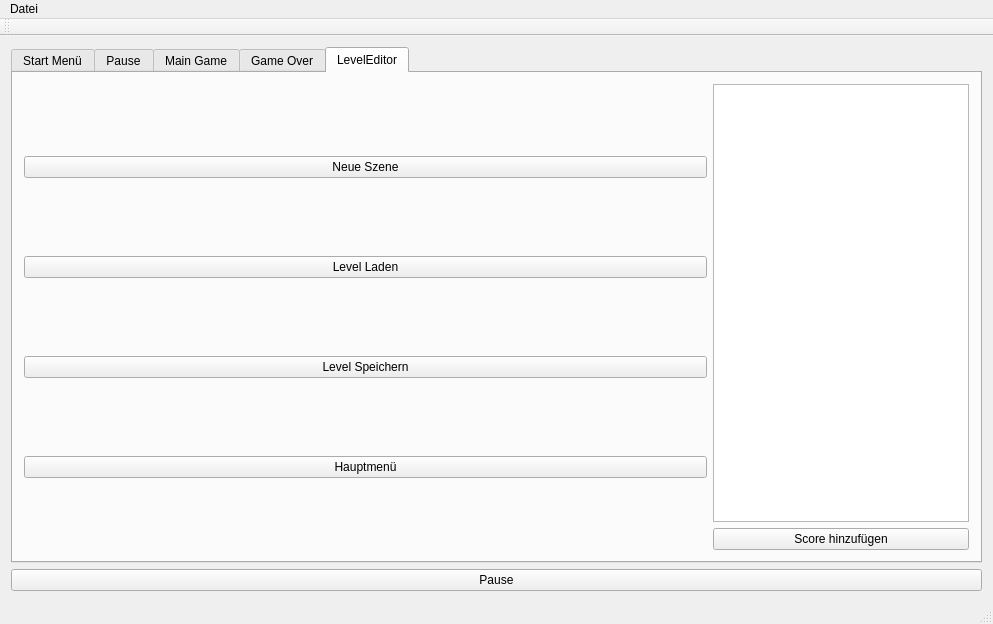
<?xml version="1.0" encoding="UTF-8"?>
<ui version="4.0">
 <class>Engine</class>
 <widget class="QMainWindow" name="Engine">
  <property name="geometry">
   <rect>
    <x>0</x>
    <y>0</y>
    <width>993</width>
    <height>624</height>
   </rect>
  </property>
  <property name="windowTitle">
   <string>Engine</string>
  </property>
  <widget class="QWidget" name="centralWidget">
   <layout class="QVBoxLayout" name="verticalLayout">
    <item>
     <widget class="QTabWidget" name="tabWidget">
      <property name="tabPosition">
       <enum>QTabWidget::North</enum>
      </property>
      <property name="currentIndex">
       <number>4</number>
      </property>
      <property name="iconSize">
       <size>
        <width>0</width>
        <height>0</height>
       </size>
      </property>
      <property name="usesScrollButtons">
       <bool>false</bool>
      </property>
      <property name="documentMode">
       <bool>false</bool>
      </property>
      <property name="tabBarAutoHide">
       <bool>true</bool>
      </property>
      <widget class="QWidget" name="startMenu">
       <attribute name="title">
        <string>Start Menü</string>
       </attribute>
       <layout class="QVBoxLayout" name="verticalLayout_4">
        <item>
         <widget class="QLabel" name="mainMenuDisplay">
          <property name="text">
           <string>Hauptmenü</string>
          </property>
          <property name="alignment">
           <set>Qt::AlignCenter</set>
          </property>
         </widget>
        </item>
        <item>
         <widget class="QPushButton" name="startButton">
          <property name="text">
           <string>Start</string>
          </property>
         </widget>
        </item>
        <item>
         <widget class="QPushButton" name="openLevelEditorButton">
          <property name="text">
           <string>Level Editor Öffnen</string>
          </property>
         </widget>
        </item>
        <item>
         <widget class="QPushButton" name="quitButton">
          <property name="text">
           <string>Beenden</string>
          </property>
         </widget>
        </item>
       </layout>
      </widget>
      <widget class="QWidget" name="pauseMenu">
       <attribute name="title">
        <string>Pause</string>
       </attribute>
       <layout class="QVBoxLayout" name="verticalLayout_3">
        <item>
         <widget class="QLabel" name="pauseDisplay">
          <property name="text">
           <string>Pause</string>
          </property>
          <property name="textFormat">
           <enum>Qt::RichText</enum>
          </property>
          <property name="alignment">
           <set>Qt::AlignCenter</set>
          </property>
          <property name="textInteractionFlags">
           <set>Qt::NoTextInteraction</set>
          </property>
         </widget>
        </item>
        <item>
         <widget class="QPushButton" name="mainMenuButton">
          <property name="text">
           <string>Zum Hauptmenü</string>
          </property>
         </widget>
        </item>
       </layout>
      </widget>
      <widget class="QWidget" name="mainGame">
       <attribute name="title">
        <string>Main Game</string>
       </attribute>
       <layout class="QVBoxLayout" name="verticalLayout_2">
        <item>
         <widget class="QLabel" name="imageDisplay">
          <property name="sizePolicy">
           <sizepolicy hsizetype="Ignored" vsizetype="Ignored">
            <horstretch>0</horstretch>
            <verstretch>0</verstretch>
           </sizepolicy>
          </property>
          <property name="frameShape">
           <enum>QFrame::Box</enum>
          </property>
          <property name="text">
           <string>Image</string>
          </property>
          <property name="textFormat">
           <enum>Qt::RichText</enum>
          </property>
          <property name="scaledContents">
           <bool>true</bool>
          </property>
          <property name="alignment">
           <set>Qt::AlignCenter</set>
          </property>
         </widget>
        </item>
        <item>
         <widget class="QProgressBar" name="progressBar">
          <property name="value">
           <number>100</number>
          </property>
          <property name="textVisible">
           <bool>false</bool>
          </property>
          <property name="format">
           <string/>
          </property>
         </widget>
        </item>
       </layout>
      </widget>
      <widget class="QWidget" name="gameOverTab">
       <attribute name="title">
        <string>Game Over</string>
       </attribute>
       <layout class="QVBoxLayout" name="verticalLayout_5">
        <item>
         <widget class="QLabel" name="gameOverDisplay">
          <property name="text">
           <string>Game Over</string>
          </property>
          <property name="alignment">
           <set>Qt::AlignCenter</set>
          </property>
         </widget>
        </item>
        <item>
         <widget class="QPushButton" name="restartButton">
          <property name="text">
           <string>Neu Starten</string>
          </property>
         </widget>
        </item>
       </layout>
      </widget>
      <widget class="QWidget" name="levelEditorTab">
       <attribute name="title">
        <string>LevelEditor</string>
       </attribute>
       <layout class="QHBoxLayout" name="horizontalLayout">
        <item>
         <layout class="QVBoxLayout" name="levelEditorLayout">
          <item>
           <widget class="QPushButton" name="newSceneButton">
            <property name="sizePolicy">
             <sizepolicy hsizetype="Expanding" vsizetype="Fixed">
              <horstretch>0</horstretch>
              <verstretch>0</verstretch>
             </sizepolicy>
            </property>
            <property name="text">
             <string>Neue Szene</string>
            </property>
           </widget>
          </item>
          <item>
           <widget class="QPushButton" name="loadLevelButton">
            <property name="sizePolicy">
             <sizepolicy hsizetype="Expanding" vsizetype="Fixed">
              <horstretch>0</horstretch>
              <verstretch>0</verstretch>
             </sizepolicy>
            </property>
            <property name="text">
             <string>Level Laden</string>
            </property>
           </widget>
          </item>
          <item>
           <widget class="QPushButton" name="SaveLevelButton">
            <property name="sizePolicy">
             <sizepolicy hsizetype="Expanding" vsizetype="Fixed">
              <horstretch>0</horstretch>
              <verstretch>0</verstretch>
             </sizepolicy>
            </property>
            <property name="text">
             <string>Level Speichern</string>
            </property>
           </widget>
          </item>
          <item>
           <widget class="QPushButton" name="backToMainMenu">
            <property name="sizePolicy">
             <sizepolicy hsizetype="Expanding" vsizetype="Fixed">
              <horstretch>0</horstretch>
              <verstretch>0</verstretch>
             </sizepolicy>
            </property>
            <property name="text">
             <string>Hauptmenü</string>
            </property>
           </widget>
          </item>
         </layout>
        </item>
        <item>
         <layout class="QVBoxLayout" name="verticalLayout_6">
          <item>
           <widget class="QListWidget" name="listWidget">
            <property name="sizePolicy">
             <sizepolicy hsizetype="Minimum" vsizetype="Expanding">
              <horstretch>0</horstretch>
              <verstretch>0</verstretch>
             </sizepolicy>
            </property>
           </widget>
          </item>
          <item>
           <widget class="QPushButton" name="scoreButton">
            <property name="text">
             <string>Score hinzufügen</string>
            </property>
           </widget>
          </item>
         </layout>
        </item>
       </layout>
      </widget>
     </widget>
    </item>
    <item>
     <widget class="QPushButton" name="pauseButton">
      <property name="text">
       <string>Pause</string>
      </property>
     </widget>
    </item>
   </layout>
  </widget>
  <widget class="QMenuBar" name="menuBar">
   <property name="geometry">
    <rect>
     <x>0</x>
     <y>0</y>
     <width>993</width>
     <height>20</height>
    </rect>
   </property>
   <widget class="QMenu" name="menuDatei">
    <property name="title">
     <string>Datei</string>
    </property>
    <addaction name="actionSave"/>
    <addaction name="actionOpen"/>
   </widget>
   <addaction name="menuDatei"/>
  </widget>
  <widget class="QToolBar" name="mainToolBar">
   <attribute name="toolBarArea">
    <enum>TopToolBarArea</enum>
   </attribute>
   <attribute name="toolBarBreak">
    <bool>false</bool>
   </attribute>
  </widget>
  <widget class="QStatusBar" name="statusBar"/>
  <action name="actionSave">
   <property name="checkable">
    <bool>false</bool>
   </property>
   <property name="text">
    <string>Level Speichern</string>
   </property>
   <property name="shortcut">
    <string>Ctrl+S</string>
   </property>
  </action>
  <action name="actionOpen">
   <property name="text">
    <string>Level Öffnen</string>
   </property>
   <property name="shortcut">
    <string>Ctrl+O</string>
   </property>
  </action>
 </widget>
 <layoutdefault spacing="6" margin="11"/>
 <resources/>
 <connections/>
</ui>
